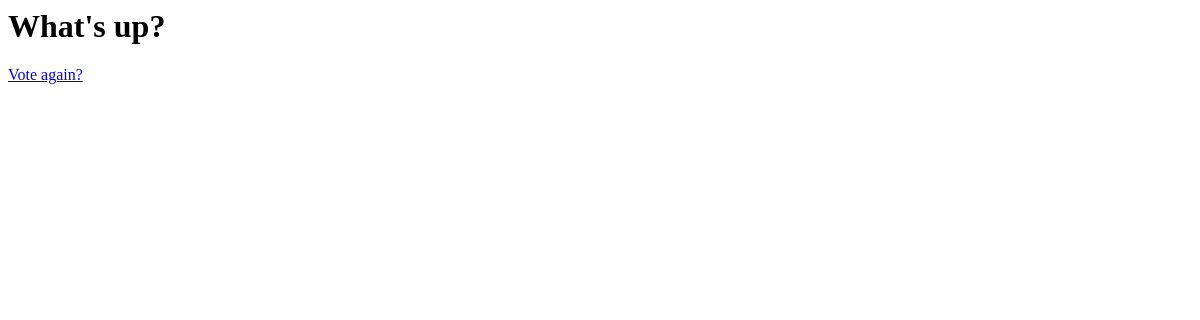
/polls/1/results/, run on an earlier commit of the app's database.
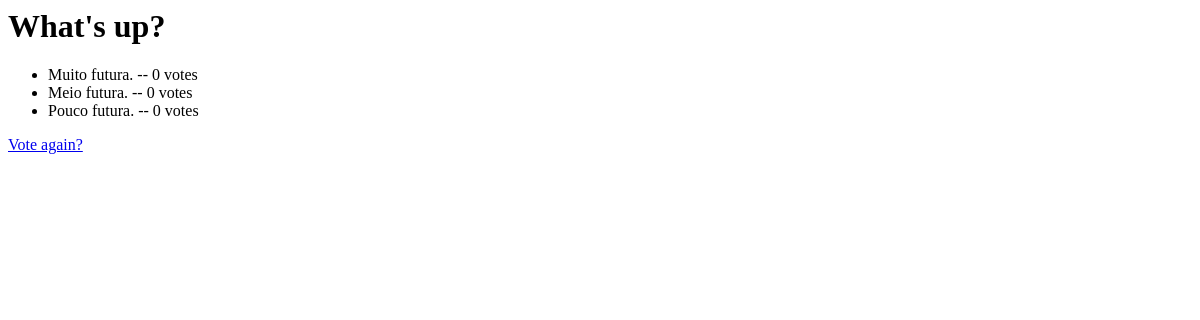
And on a later commit of the database.
### polls/models.py (models this page shows, shortened)
class Question(models.Model):
    question_text = models.CharField(max_length=200)
    pub_date = models.DateTimeField('date published')
    def was_published_recently(self):
        now = timezone.now()
        return now - datetime.timedelta(days=1) <= self.pub_date < now
    was_published_recently.admin_order_field = 'pub_date'
    was_published_recently.boolean = True
    was_published_recently.short_description = 'Published recently?'

class Choice(models.Model):
    question = models.ForeignKey(Question)
    choice_text = models.CharField(max_length=200)
    votes = models.IntegerField(default=0)

### polls/views.py (the view)
# urls.py: url(r'(?P<pk>\d+)/results/$', views.ResultsView.as_view(), name='results'),
class ResultsView(generic.DetailView):
    model = Question
    template_name = 'polls/results.html'

### polls/templates/polls/results.html
<h1>{{ question.question_text }}</h1>
<ul>
    {% for choice in question.choice_set.all %}
        <li>{{ choice.choice_text }} -- {{ choice.votes }} vote{{ choice.votes|pluralize }}</li>
    {% endfor %}
</ul>
<a href="{% url 'polls:detail' question.id %}">Vote again?</a>

What changed in the data, as far as the page shows it:
added Choice: choice_text "Muito futura.", votes "0"
added Choice: choice_text "Meio futura.", votes "0"
added Choice: choice_text "Pouco futura.", votes "0"
